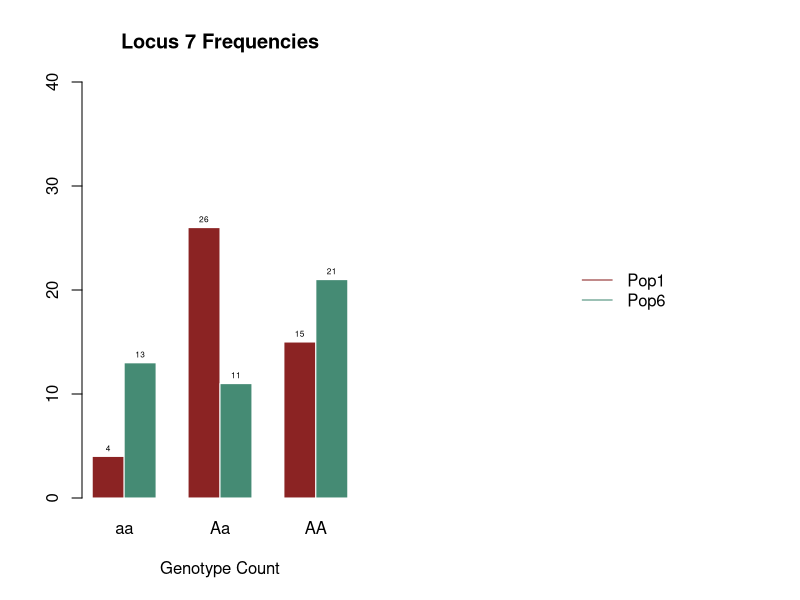
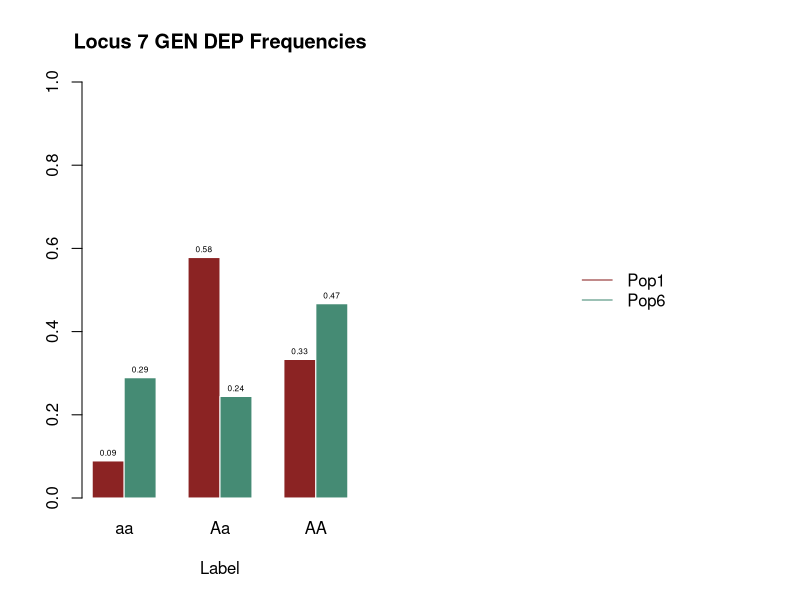
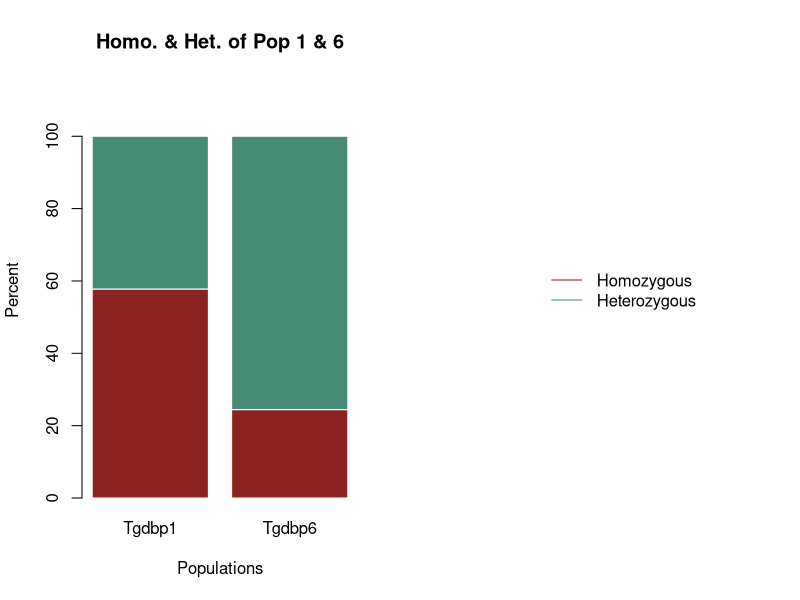
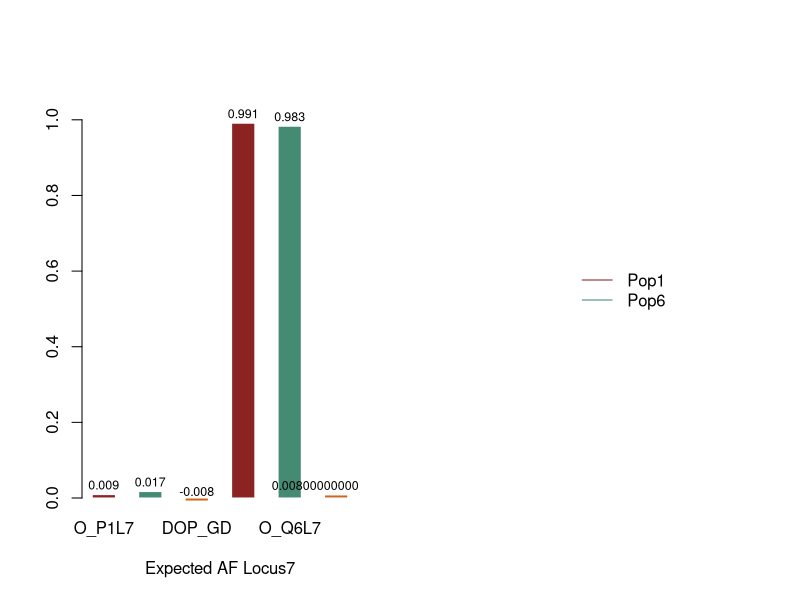
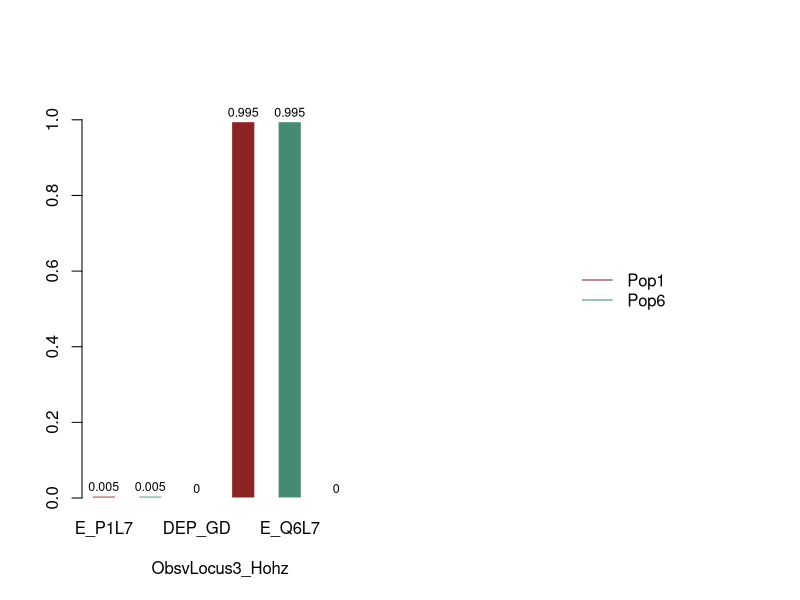
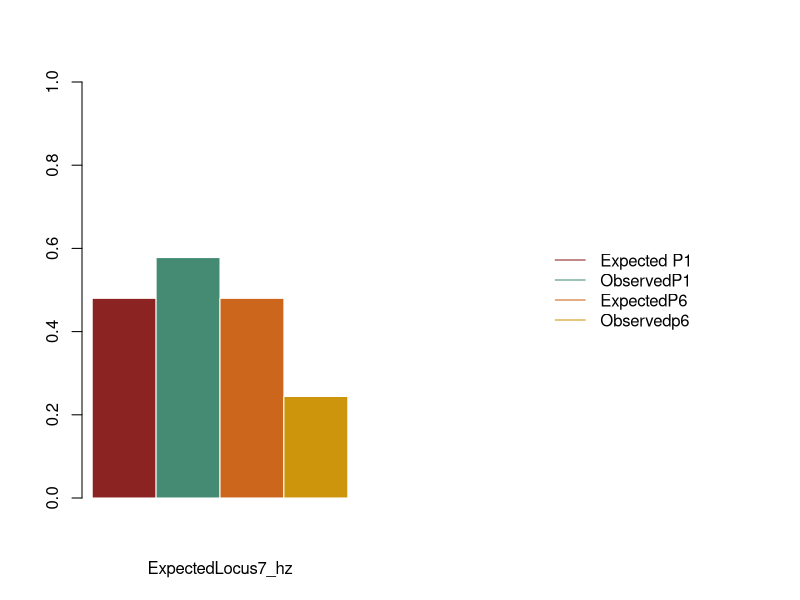
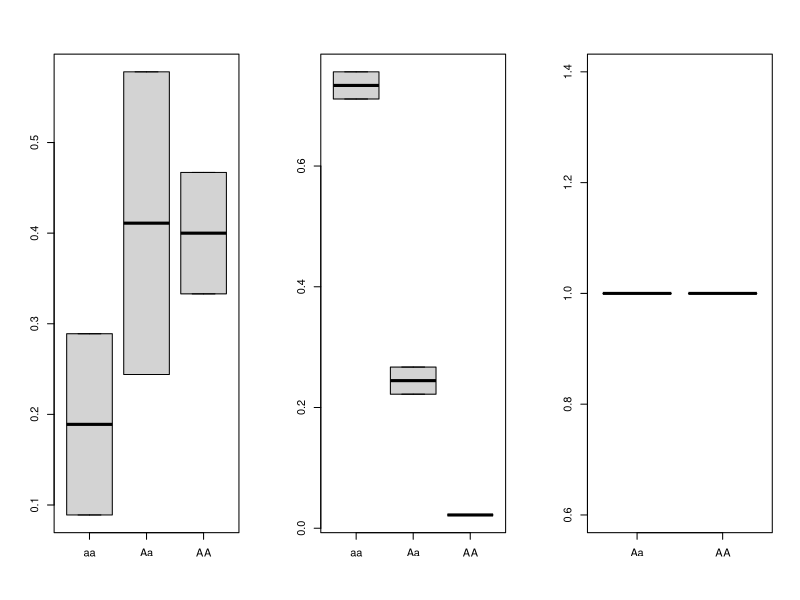

The R source for these figures, in order:
## ---- chunk 1
library(dplyr)
## ---- chunk 2
set.seed(123)
n_indv <- 45
n_loci <- 15
n_pop <- 3

## ---- chunk 3
#Population 1
p_1 <- 0.6
q_1 <- 1 - p_1
Pop_1 <- data.frame(matrix(sample(c("AA", "Aa", "aa"), size = n_indv * n_loci, replace = TRUE,prob = c(p_1^2, 2 * p_1 * q_1, q_1^2)),nrow = n_indv,ncol = n_loci))
rownames(Pop_1) <- paste0("Indv_A.", 1:n_indv)
colnames(Pop_1) <- paste0("Genotype_Locus", 1:n_loci)


#Population 2
p_2 <- 0.2
q_2 <- 1 - p_2

Pop_2 <- data.frame(matrix(sample(c("AA", "Aa", "aa"), size = n_indv * n_loci, replace = TRUE,prob = c(p_2^2, 2 * p_2 * q_2, q_2^2)),nrow = n_indv,ncol = n_loci))
rownames(Pop_2) <- paste0("Indv_B.", 1:n_indv)
colnames(Pop_2) <- paste0("Genotype_Locus", 1:n_loci)

#Population 3
p_3 <- 0.9
q_3 <- 1 - p_3
Pop_3 <- data.frame(matrix(sample(c("AA", "Aa", "aa"), size = n_indv * n_loci, replace = TRUE,prob = c(p_3^2, 2 * p_3 * q_3, q_3^2)),nrow = n_indv,ncol = n_loci))
rownames(Pop_3) <- paste0("Indv_C.", 1:n_indv)
colnames(Pop_3) <- paste0("Genotype_Locus", 1:n_loci)

#Population 4
p_4 <- 0.5
q_4 <- 1 - p_4
Pop_4 <- data.frame(matrix(sample(c("AA", "Aa", "aa"), size = n_indv * n_loci, replace = TRUE,prob = c(p_4^2, 2 * p_4 * q_4, q_4^2)),nrow = n_indv,ncol = n_loci))
rownames(Pop_4) <- paste0("Indv_D.", 1:n_indv)
colnames(Pop_4) <- paste0("Genotype_Locus", 1:n_loci)

#Population 5
p_5 <- 0.7
q_5 <- 1 - p_5
Pop_5 <- data.frame(matrix(sample(c("AA", "Aa", "aa"), size = n_indv * n_loci, replace = TRUE,prob = c(p_5^2, 2 * p_5 * q_5, q_5^2)),nrow = n_indv,ncol = n_loci))
rownames(Pop_5) <- paste0("Indv_E", 1:n_indv)
colnames(Pop_5) <- paste0("Genotype_Locus", 1:n_loci)

head(Pop_1)
head(Pop_2)
head(Pop_3)
head(Pop_4)
head(Pop_5)
## ---- chunk 4

sample(n_pop,3)
#Sampling populations 1, 2, & 3
sample(n_loci, 1)
#Sampling Locus 7
## ---- chunk 5
#Population 6: Mirrors Population 1 but shows consequences of inbreeding

#The inbreeding co-efficient  (F) is "The probability that an individual has two alleles at a locus that are identical by descent, ranging from 0 (non-inbred) to 1 (completely inbred). Since it reflects the degree of inbreeding in a population, it influences the frequency and homozygotes and heterozygotes."
#FIS: INBREEDING WITHIN A SINGLE SUB-POPULAITON

# Pedigree F = (sum) (1/2 ^ (n + n' + 1 )) * 1 + Fa
#Fa is the inbreeding coefficient of an ancestor and n and n' are the number of generations from each parent to the common ancestor.

#F(ROH) is the genomic F; which is obtained by assessing runs of homozygosity. Actual autozygosty can vary to a wider degree than the pedigree expected average. 
#Offspring of self-fertilization F = 0.50. 
#Offspring of full-siblings or parent-offspring F = 0.25
#Offspring of half-siblings F = 0.125(1-F)
#Offspring of first cousings F = 0.0625 
#Negative Assortive mating results in a negative Fis value which increases heterozygosity 
#Genetic drift or inbreednig effect of small populations shows that all individuals of a small population eventually become related over time, which increases the population's average Fst, leading to a gradual loss of heterozygosity. 


#Introducing the F-value within the genotype (?) frequency equation looks like: 
#Since inbreeding redistributes genotypes, allele frequencies themselves do not change. 
#Homo A' = p^2 + pF (or, p^2 + pqF)
#homo A = q^2 + pqF
#heterozygote: 2pq(1-F)
F_valuesP6 <- c(0.0625, 0.125, 0.25, 0.5)
F_p6 <- sample(F_valuesP6, 1)
F_p6
F_p6 <- 0.5
p_6 <- 0.6 
q_6 <- 1 - p_6 
Pop_6 <- data.frame(matrix(sample(c("AA", "Aa", "aa"), size = n_indv * n_loci, replace = TRUE,prob = c(p_6^2, ((2 * p_6 * q_6) * (1 - F_p6)), q_6^2)),nrow = n_indv, ncol = n_loci)) 
rownames(Pop_6) <- paste0("Indv_F.", 1:n_indv) 
colnames(Pop_6) <- paste0("Genotype_Locus", 1:n_loci)
Pop_6





#Population 7: Mirrors Population 2 but shows consequences of genetic drift after x generations
#FST: INBREEDING BETWEEN SUBPOPULATIONS
#FIT: INBREEDING ACROSS THE WHOLE POPULATION

#Heterozygous affect 2(pq)(1-Fst)
#pq in above equations have little hats, basically the same as population 6's equation but fashionable
#values of 0.00-0.05 show little to no drift. There is high gene flow
#values of 0.05-0.15 show moderate, ongoing genetic drift in partially isolated subpopulations with limited gene flow
#values of 0.15-0.25 shows strong genetic drift and polonged isolation; sub-populations have noticably diverged in allele frequencies
#values greater then 0.25 show severe-drift or near coplete isolation. Subpopulations are approachinng fixation for different alleles (FST = 1.0 for complete fixation)

F_values_P7 <- c(0.05, 0.10, 0.15, 0.20, 0.25)
Fst_p7 <- sample(F_values_P7, 1)
Fst_p7
#calculate p hat and q hat...
p_7 <- 0.2
q_7 <- 1 - p_7
Pop_7 <- data.frame(matrix(sample(c("AA", "Aa", "aa"), size = n_indv * n_loci, replace = TRUE,prob = c(p_7^2, ((2 * p_7 * q_7) * (1 - Fst_p7)), q_7^2)),nrow = n_indv,ncol = n_loci)) 
rownames(Pop_7) <- paste0("Indv_G.", 1:n_indv) 
colnames(Pop_7) <- paste0("Genotype_Locus", 1:n_loci)  
Pop_7

#Population 8: Mirrors Population 3 but shows consequences of fixation 

F_values_P8 <- c(0.25, 0.35, 0.45, 0.55, 0.65, 0.75, 0.85, 0.95)
Fst_p8 <- sample(F_values_P8, 1)
Fst_p8
#need to calculate pq hat from pop3
p_8 <- 0.9
q_8 <- 1 - p_8
Pop_8 <- data.frame(matrix(sample(c("AA", "Aa", "aa"), size = n_indv * n_loci, replace = TRUE,prob = c(p_8^2, ((2 * p_8 * q_8) * (1 - Fst_p8)), q_8^2)),nrow = n_indv,ncol = n_loci)) 
rownames(Pop_8) <- paste0("Indv_H.", 1:n_indv) 
colnames(Pop_8) <- paste0("Genotype_Locus", 1:n_loci)   


## ---- chunk 6
#Binding genotype counts per (original) population

#Testing locus 7 at populations 1, 2, 3 

#genetic depression
gd_locus7 <- rbind(table(Pop_1$Genotype_Locus7), table(Pop_6$Genotype_Locus7))
rownames(gd_locus7) <- c("Pop_1", "Pop_6")

#genetic drift
gdf_locus7 <- rbind(table(Pop_2$Genotype_Locus7), table(Pop_7$Genotype_Locus7))
rownames(gdf_locus7) <- c("Pop_2", "Pop_7")

#allele fixation
afx_locus7 <- rbind(table(Pop_3$Genotype_Locus7), table(Pop_8$Genotype_Locus7))
rownames(afx_locus7) <- c("Pop_3", "Pop_8")

#Checking tables

gd_locus7

gdf_locus7

afx_locus7
## ---- chunk 7
#Defining frequencies for Locus 7 
#Genetic Depression
#population 1
fq_gdP1 <- gd_locus7[1,]/ sum(gd_locus7[1,])
fq_gdP1 <- round(fq_gdP1, digits = 3)



#Population 6
fq_gdP6 <- gd_locus7[2,] / sum(gd_locus7[2,])
fq_gdP6 <- round(fq_gdP6, digits = 3)

fq_gdP6


fq_GD <- rbind(fq_gdP1, fq_gdP6)
fq_GD

#Genetic Drift
#Population 2

fq_gdfP2 <- gdf_locus7[1,] / sum(gdf_locus7[1,])
fq_gdfP2 <- round(fq_gdfP2, digits = 3)

fq_gdfP2


#Population 7
fq_gdfP7 <- gdf_locus7[2,] / sum(gdf_locus7[2,])
fq_gdfP7 <- round(fq_gdfP7, digits = 3)

fq_gdfP7

fq_GDF <- rbind(fq_gdfP2, fq_gdfP7)
fq_GDF

dim(fq_GDF)
  
#Fixation
#Population 3
fq_afxP3 <-  afx_locus7[1,] / afx_locus7[1,]
fq_afxP3 <- round(fq_afxP3, digits = 3)

fq_afxP3

#Population 8
fq_afxP8 <-  afx_locus7[2,] / afx_locus7[2,]
afx_gcP8 <- round(fq_afxP8, digits = 5)

fq_afxP8

fq_AFX <- rbind(fq_afxP3, fq_afxP8)
fq_AFX
## ---- chunk 8
#Homozygosity & Heterozygosity percentages

#Genetic Inbreeding
HMP1L7 <- sum(gd_locus7[1,1] + gd_locus7[1,3]) / sum(gd_locus7[1,]) * 100
HTP1L7 <- 100 - HMP1L7
HMP1L7
HTP1L7

HMP6L7 <- sum(gd_locus7[2,1] + gd_locus7[2,3]) / sum(gd_locus7[2,]) * 100
HTP6L7 <- 100 - HMP6L7
HMP6L7
HTP6L7

GD_HTL7 <- c(HTP1L7, HTP6L7)
GD_HTL7 <- round(GD_HTL7, digits = 3)
GD_HTL7

GD_HML7 <- c(HMP1L7, HMP6L7)
GD_HML7 <- round(GD_HML7, digits = 3)
GD_HML7

T_GD_HTL7 <- cbind(GD_HTL7, GD_HML7)

rownames(T_GD_HTL7) <- c("Pop_1", "Pop_6")
colnames(T_GD_HTL7) <- c("Homozygosity % ", "Heterozygosity %")
T_GD_HTL7


#Genetic Drift

HMP2L7 <-  sum(gdf_locus7[1,1] + gdf_locus7[1,3]) / sum(gdf_locus7[1,]) * 100
HTP2L7 <- 100 - HMP2L7
HMP2L7
HTP2L7

HMP7L7<-  sum(gdf_locus7[2,1] + gdf_locus7[2,3]) / sum(gdf_locus7[2,]) * 100
HTP7L7 <- 100 - HMP7L7
HTP7L7
HMP7L7

GDF_HTL7 <- c(HTP2L7, HTP7L7)
GDF_HTL7 <- round(GDF_HTL7, digits = 3)


GDF_HML7 <- c(HMP1L7, HMP7L7)
GDF_HML7 <- round(GDF_HML7, digits = 3)

T_GDF_HTL7 <- cbind(GDF_HTL7, GDF_HML7)

rownames(T_GDF_HTL7) <- c("Pop_2", "Pop_7")
colnames(T_GDF_HTL7) <- c("Homozygosity % ", "Heterozygosity %")
T_GDF_HTL7

#Allele Fixation
HMP3L7 <-  sum(0 + afx_locus7[1,2]) / sum(afx_locus7[1,]) * 100
HTP3L7 <- 100 - HMP3L7
HMP3L7
HTP3L7

HMP8L7<-  sum(0 + afx_locus7[2,2]) / sum(gd_locus7[2,]) * 100
HTP8L7 <- 100 - HMP8L7
HTP8L7
HMP8L7


AFX_HTL7 <- c(HTP3L7, HTP8L7)
AFX_HTL7 <- round(AFX_HTL7, digits = 3)


AFX_HML7 <- c(HMP3L7, HMP8L7)
AFX_HML7 <- round(AFX_HML7, digits = 3)



T_AFX_HTL7 <- cbind(AFX_HTL7, AFX_HML7)

rownames(T_AFX_HTL7) <- c("Pop_3", "Pop_8")
colnames(T_AFX_HTL7) <- c("Homozygosity % ", "Heterozygosity %")
T_AFX_HTL7


#colnames(RBHHL3) <- c("Pop_1", "Pop_2", "Pop_3")
#rownames(RBHHL3) <- c("Homozygosity % ", "Heterozygosity %")
#RBHHL3
#RBHHL3.1
## ---- chunk 9



#Expected allele frequencies

#Population 1

E_P1L7 <- c(p =  (2 * p_1 * q_1) / (2 * n_indv))
E_P1L7 <- round(E_P1L7, digits = 3)
E_P1L7
E_Q1L7 <- c( 1 - E_P1L7)
E_Q1L7 <- round(E_Q1L7, digits = 3)
E_Q1L7


#Population 6

E_P6L7 <- c(p =  (2 * p_6 * q_6) / (2 * n_indv))
E_P6L7 <- round(E_P1L7, digits = 3)
E_P6L7
E_Q6L7 <- c( 1 - E_P1L7)
E_Q6L7 <- round(E_Q1L7, digits = 3)
E_Q6L7

#diff
DEP_GD <- sum(E_P1L7 - E_P6L7)
DEQ_GD <- sum(E_Q1L7 - E_Q6L7)

#Comparision
GDEAFL7 <- cbind(E_P1L7, E_P6L7,DEP_GD, E_Q1L7, E_Q6L7, DEQ_GD)
GDEAFL7



#Population 2
E_P2L7 <- c(p =  (2 * p_2 * q_2) / (2 * n_indv))
E_P2L7 <- round(E_P2L7, digits = 3)
E_P2L7
E_Q2L7 <- c( 1 - E_P2L7)
E_Q2L7 <- round(E_Q2L7, digits = 3)
E_Q2L7


#Population 7
E_P7L7 <- c(p =  (2 * p_7 * q_7) / (2 * n_indv))
E_P7L7 <- round(E_P2L7, digits = 3)
E_P7L7
E_Q7L7 <- c( 1 - E_P2L7)
E_Q7L7 <- round(E_Q2L7, digits = 3)
E_Q7L7

#diff
DEP_GDF <- sum(E_P2L7 - E_P7L7)
DEQ_GDF <- sum(E_Q2L7 - E_Q7L7)

#Comparision
GDF_EAFL7 <- cbind(E_P2L7, E_P7L7,DEP_GDF, E_Q2L7, E_Q7L7, DEQ_GDF)
GDF_EAFL7

#Population 3
E_P3L7 <- c(p =  (2 * p_3 * q_3) / (2 * n_indv))
E_P3L7 <- round(E_P3L7, digits = 3)
E_P3L7
E_Q3L7 <- c( 1 - E_P3L7)
E_Q3L7 <- round(E_Q3L7, digits = 3)
E_Q3L7

#Population 8
E_P8L7 <- c(p =  (2 * p_3 * q_3) / (2 * n_indv))
E_P8L7 <- round(E_P3L7, digits = 3)
E_P8L7
E_Q8L7 <- c( 1 - E_P3L7)
E_Q8L7 <- round(E_Q3L7, digits = 3)
E_Q8L7

#diff
DEP_AFX <- sum(E_P3L7 - E_P8L7)
DEQ_AFX <- sum(E_Q3L7 - E_Q8L7)

#Comparision
AFX_EAFL7 <- cbind(E_P3L7, E_P8L7,DEP_AFX, E_Q3L7, E_Q8L7, DEQ_AFX)
AFX_EAFL7



#Observed allele frequencies at each sampled population: L7

#Population 1

O_P1L7 <- c(p2o =  2 * (fq_GD[1,1] + fq_GD[1,3]) / (2 * n_indv))
O_P1L7 <- round(O_P1L7, digits = 3)
O_P1L7
O_Q1L7 <-c( 1 - O_P1L7 )
O_Q1L7 <- round(O_Q1L7, digits = 3)
O_Q1L7

#Population 6

O_P6L7 <- c(p2o =  2 * (fq_GD[2,1] + fq_GD[2,3]) / (2 * n_indv))
O_P6L7 <- round(O_P6L7, digits = 3)
O_P6L7
O_Q6L7 <-c( 1 - O_P6L7 )
O_Q6L7 <- round(O_Q6L7, digits = 3)
O_Q6L7

#diff
DOP_GD <- sum(O_P1L7 - O_P6L7)
DOQ_GD <- sum(O_Q1L7 - O_Q6L7)

#Comparision
GD_OAFL7 <- cbind(O_P1L7, O_P6L7,DOP_GD, O_Q1L7, O_Q6L7, DOQ_GD)
GD_OAFL7


#Population 2

O_P2L7 <- c(p2o =  2 * (fq_GDF[1,1] + fq_GDF[1,3]) / (2 * n_indv))
O_P2L7 <- round(O_P2L7, digits = 3)
O_P2L7
O_Q2L7 <-c( 1 - O_P2L7 )
O_Q2L7 <- round(O_Q2L7, digits = 3)
O_Q2L7

#Population 7

O_P7L7 <- c(p2o =  2 * (fq_GDF[2,1] + fq_GDF[2,3]) / (2 * n_indv))
O_P7L7 <- round(O_P7L7, digits = 3)
O_P7L7
O_Q7L7 <-c( 1 - O_P7L7 )
O_Q7L7 <- round(O_Q7L7, digits = 3)

#diff
DOP_GDF <- sum(O_P2L7 - O_P7L7)
DOQ_GDF <- sum(O_Q2L7 - O_Q7L7)

#Comparision
GDF_OAFL7 <- cbind(O_P2L7, O_P7L7,DOP_GDF, O_Q2L7, O_Q7L7, DOQ_GD)
GDF_OAFL7


#Population 3

O_P3L7 <- c(p3o =  2 * (fq_AFX[1,1] + fq_AFX[1,2]) / (2 * n_indv))
O_P3L7 <- round(O_P3L7, digits = 3)
O_P3L7
O_Q3L7 <-c( 1 - O_P3L7 )
O_Q3L7 <- round(O_Q3L7, digits = 3)
O_Q3L7

#Population 8

O_P8L7 <- c(p2o =  2 * (fq_AFX[2,1] + fq_AFX[2,2]) / (2 * n_indv))
O_P8L7 <- round(O_P8L7, digits = 3)
O_P8L7
O_Q8L7 <-c( 1 - O_P8L7 )
O_Q8L7 <- round(O_Q8L7, digits = 3)
O_Q8L7

#diff
DOP_AFX <- sum(O_P3L7 - O_P8L7)
DOQ_AFX <- sum(O_Q3L7 - O_Q8L7)

#Comparision
AFX_OAFL7 <- cbind(O_P3L7, O_P8L7,DOP_GD, O_Q3L7, O_Q8L7, DOQ_GD)
AFX_OAFL7



#AEPFL3 <- cbind(E_P2L3, E_P3L3, E_P4L3)
#AEQFL3 <- cbind(E_Q2L3, E_Q3L3, E_Q4L3)

#AEAFL3 <- rbind(AEPFL3, AEQFL3)
#colnames(AEAFL3) <- c("Population 2", "Population 3", "Population 4")
#rownames(AEAFL3) <- c("P Frequency", "Q Frequency")
#AEAFL3
## ---- chunk 10
#Expected at each population for Locus 7

#For populations 1

EHZP1L7 <- c(Aa =  2 * p_1 * q_1)
EHZP1L7 

#Population 6
EHZP6L7 <- c(Aa =  2 * p_6 * q_6)
EHZP6L7 

#For populations 2 

EHZP2L7 <- c(Aa =  2 * p_2 * q_2)
EHZP2L7 

#For population 7
EHZP7L7 <- c(Aa =  2 * p_7 * q_7)
EHZP7L7 


#For populations 3

EHZP3L7 <- c(Aa =  2 * p_3 * q_3)
EHZP3L7 

#For population 8
EHZP8L7 <- c(Aa =  2 * p_8 * q_8)
EHZP8L7 

#AEHZL7 <- rbind(EHZP1L7, EHZP2L7, EHZP3L7)

#AEHZL7


#Observed
#Population 1

OHZP1L7 <- c(Aa =  fq_GD[1,2])
OHZP1L7 

#Population 6

OHZP6L7 <- c(Aa =  fq_GD[2,2])
OHZP6L7 

#Population 2
OHZP2L7 <- c(Aa =  fq_GDF[1,2])
OHZP2L7 

#Population 7
OHZP7L7 <- c(Aa =  fq_GDF[2,2])
OHZP7L7 

#Population 3
OHZP3L7 <- c(Aa =  fq_AFX[1,2])
OHZP3L7 

#Population 8

OHZP8L7 <- c(Aa =  fq_AFX[2,2])
OHZP8L7 

#Inbreeding
AOHZGDL7 <- rbind(OHZP1L7, OHZP3L7)
AOHZGDL7

#Drift
AOHZGDFL7 <- rbind(OHZP2L7, OHZP6L7)
AOHZGDFL7

#Fixation

AOHZAFXL7 <- rbind(OHZP3L7, OHZP6L7)
AOHZAFXL7
fq_AFX
## ---- chunk 11
#FIs = Ho - He / He or something
#yeah booooyyyyy


#Population 1
GD_FP1 <- ((OHZP1L7 - EHZP1L7)/EHZP1L7)

#Population 6
GD_FP6 <- ((OHZP6L7 - EHZP6L7)/EHZP6L7)

#Comparison Table
GD_FC <- data.frame(rbind(GD_FP1, GD_FP6))
GD_FC <- round(GD_FC, digits = 3)
rownames(GD_FC) <- c("Pop 1", "Pop 6")
colnames(GD_FC) <- paste0("F-value")
GD_FC

#Population 2
GDF_FP2 <- ((OHZP2L7 - EHZP2L7)/EHZP2L7)

#Population 7
GDF_FP7 <- ((OHZP7L7 - EHZP7L7)/EHZP7L7)

#Comparison
GDF_FC <- data.frame(rbind(GDF_FP2, GDF_FP7))
GDF_FC <- round(GDF_FC, digits = 3)
rownames(GDF_FC) <- c("Pop 2", "Pop 7")
colnames(GDF_FC) <- paste0("F-value")
GDF_FC


#Population 3
GD_FP3 <- ((OHZP3L7 - EHZP3L7)/EHZP3L7)

#Population 8
GD_FP8 <- ((OHZP8L7 - EHZP8L7)/EHZP8L7)

#Comparison
AFX_FC <- data.frame(rbind(GD_FP3, GD_FP8))
AFX_FC <- round(AFX_FC, digits = 3)
rownames(AFX_FC) <- c("Pop 3", "Pop 8")
colnames(AFX_FC) <- paste0("F-value")
AFX_FC
## ---- chunk 12
 ###
## ---- chunk 13
#Grouped Graphs for Genotype Counts

#Genetic Depression: Populations 1 & 6
par(mfrow = c(1,2))

ylimgc <- c(0, 40)
gd_locus7R <- round(gd_locus7, digits = 2)

SPGCL3 <- barplot(gd_locus7, col=colors()[c(36, 12)], border = "white", font.axis = 1, beside = T, xlab="Genotype Count", main = "Locus 7 Frequencies", font.lab=1, ylim = ylimgc)
colnames(SPGCL3) <- c("aa", "Aa", "AA")
text(x = SPGCL3, y = gd_locus7, labels = gd_locus7R, adj = c(.5, -0.75), cex = .5, col = "black")

plot.new()
legend("center", legend = c("Pop1", "Pop6"), col = colors()[c(36, 12, 55)], lty = 1, bty = "n")
## ---- chunk 14
#Grouped Graphs for Genotype Frequencies
par(mfrow = c(1,2))

ylimfq <- c(0, 1)
fq_GDR <- round(fq_GD, digits = 2)

SPGFL7 <- barplot(fq_GD, col=colors()[c(36, 12)], border = "white", font.axis = 1, beside = T, xlab="Label", main = "Locus 7 GEN DEP Frequencies", font.lab= 1, ylim = ylimfq)
colnames(SPGFL7) <- c("aa", "Aa", "AA")
text(x = SPGFL7, y = fq_GD, labels = fq_GDR, adj = c(.5, -0.75), cex = .5, col = "black")

plot.new()
legend("center", legend = c("Pop1", "Pop6"), col = colors()[c(36, 12)], lty = 1, bty = "n")

## ---- chunk 15
##########dont know why labels arent showin up right##############
par(mfrow = c(1,2))

 
Tgdbp1 <-c(57.78, 42.22)
Tgdbp6 <- c(24.44, 75.56 )
ylimtgd <- c(0,115)

T_GD_HTL7.BP <- cbind(Tgdbp1, Tgdbp6)

SPHHL7 <- barplot(T_GD_HTL7.BP, col=colors()[c(36,12)], border = "white", font.axis = 1, ylab = "Percent", xlab = "Populations", main = "Homo. & Het. of Pop 1 & 6", font.lab = 1, ylim = ylimtgd) 
text(x = T_GD_HTL7.BP, y = T_GD_HTL7, labels = T_GD_HTL7, adj = c(.5, -0.5), cex = .8, col = "black")


plot.new()
legend("center", legend = c("Homozygous", "Heterozygous"), col = colors()[c(36, 12)], lty = 1, bty = "n")
## ---- chunk 16
par(mfrow = c(1,2))
ylimfqh <- c(0, 1.1)

OAFBP <- barplot(GD_OAFL7, col=colors()[c(36, 12, 55)], border = "white", font.axis = 1, beside = T, xlab="Expected AF Locus7", font.lab=1, ylim = ylimfqh)
#rownames(AEAFL11) <- c("P_p2", "QP2", "P_P3", "QP3", "P_P4", "QP4")
text(x = OAFBP, y = GD_OAFL7, labels = GD_OAFL7, adj = c(.5, -0.5), cex = .75, col = "black")

plot.new()
legend("center", legend = c("Pop1", "Pop6"), col = colors()[c(36, 12)], lty = 1, bty = "n")

par(mfrow = c(1,2))
EAFBP <- barplot(GDEAFL7, col=colors()[c(36, 12, 55)], border = "white", font.axis = 1, beside = T, xlab="ObsvLocus3_Hohz", font.lab=1, ylim = ylimfqh)
#rownames(AOAFL11) <- c("Pop2", "Pop3", "Pop4")
text(x = EAFBP, y = GDEAFL7, labels = GDEAFL7, adj = c(.5, -0.5), cex = .75, col = "black")


plot.new()
legend("center", legend = c("Pop1", "Pop6"), col = colors()[c(36, 12)], lty = 1, bty = "n")
## ---- chunk 17

par(mfrow = c(1,2))
ylimfqh <- c(0, 1)

EHZV <- matrix(cbind(EHZP1L7, OHZP1L7, EHZP6L7, OHZP6L7))
rownames(EHZV) <- c("Pop1", "Pop6", "P1", "P6")

EHZBP <- barplot(EHZV, col=colors()[c(36, 12, 55, 78)], border = "white", font.axis = 1, beside = T, xlab="ExpectedLocus7_hz", font.lab=1, ylim = ylimfqh)
text(x = EHZBP, y = EHZBP, labels = EHZV, adj = c(.5, -0.5), cex = .75, col = "black")

plot.new()
legend("center", legend = c("Expected P1", "ObservedP1", "ExpectedP6", "Observedp6"), col = colors()[c(36, 12, 55, 78)], lty = 1, bty = "n")
## ---- chunk 18
par(mfrow = c(1,3))
boxplot(fq_GD)
boxplot(fq_GDF)
boxplot(fq_AFX)
#These essentially just show that populations one and 6 have the most variation. 
#How do things (F) change with using obsv instead of expected?

## ---- chunk 19
#stats...
